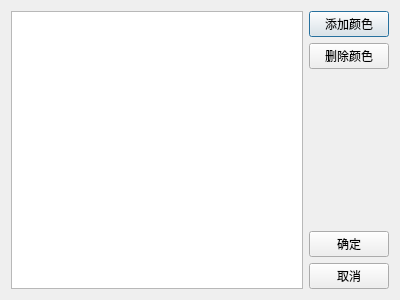
<?xml version="1.0" encoding="UTF-8"?>
<ui version="4.0">
 <class>dialog_color_editor</class>
 <widget class="QDialog" name="dialog_color_editor">
  <property name="geometry">
   <rect>
    <x>0</x>
    <y>0</y>
    <width>400</width>
    <height>300</height>
   </rect>
  </property>
  <property name="windowTitle">
   <string>颜色设置</string>
  </property>
  <layout class="QHBoxLayout" name="horizontalLayout">
   <item>
    <widget class="QListWidget" name="lw_colors">
     <property name="dragDropMode">
      <enum>QAbstractItemView::DragDropMode::InternalMove</enum>
     </property>
     <property name="movement">
      <enum>QListView::Movement::Snap</enum>
     </property>
     <property name="gridSize">
      <size>
       <width>100</width>
       <height>32</height>
      </size>
     </property>
    </widget>
   </item>
   <item>
    <layout class="QVBoxLayout" name="verticalLayout">
     <item>
      <widget class="QPushButton" name="btn_add">
       <property name="text">
        <string>添加颜色</string>
       </property>
      </widget>
     </item>
     <item>
      <widget class="QPushButton" name="btn_delete">
       <property name="text">
        <string>删除颜色</string>
       </property>
      </widget>
     </item>
     <item>
      <spacer name="verticalSpacer">
       <property name="orientation">
        <enum>Qt::Orientation::Vertical</enum>
       </property>
       <property name="sizeHint" stdset="0">
        <size>
         <width>20</width>
         <height>40</height>
        </size>
       </property>
      </spacer>
     </item>
     <item>
      <widget class="QPushButton" name="btn_ok">
       <property name="text">
        <string>确定</string>
       </property>
      </widget>
     </item>
     <item>
      <widget class="QPushButton" name="btn_cancel">
       <property name="text">
        <string>取消</string>
       </property>
      </widget>
     </item>
    </layout>
   </item>
  </layout>
 </widget>
 <resources/>
 <connections/>
</ui>
